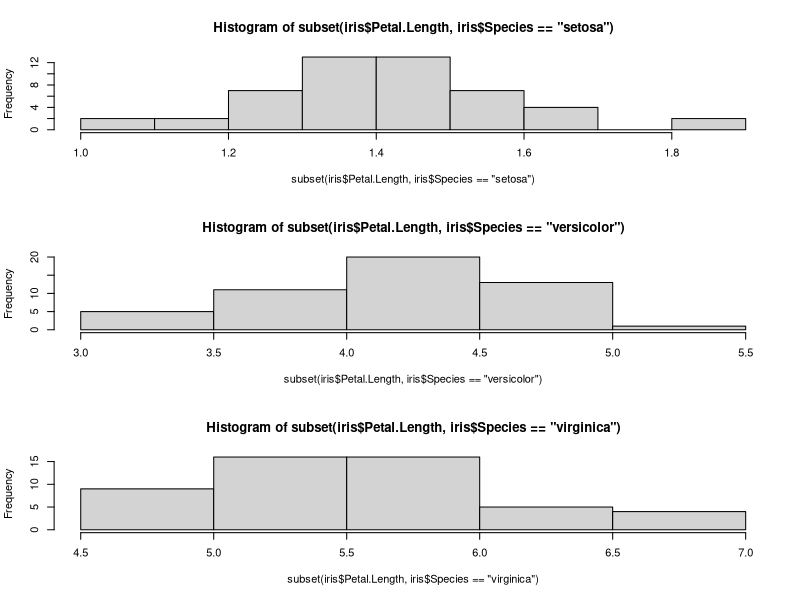
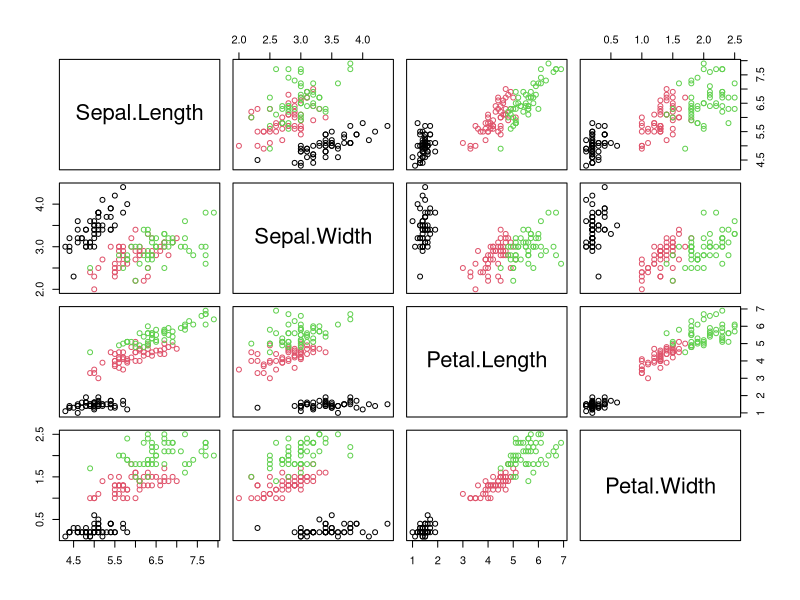

Reproduce these figures in R, in order.
## ---- chunk 1
knitr::opts_chunk$set(echo = TRUE) # Code wird ausgegeben
## ---- chunk 2

### To Do: Als Schleifen machen:

sapply(iris[c(1,2,3,4)], mean)

sapply(iris[c(1,2,3,4)], median)

sapply(iris[c(1,2,3,4)], var)

sapply(iris[c(1,2,3,4)], min)

sapply(iris[c(1,2,3,4)], max)

table(iris$Species)


## ---- chunk 3

sapply(subset(iris[c(1,2,3,4)],iris$Species=="setosa"), mean)
sapply(subset(iris[c(1,2,3,4)],iris$Species=="setosa"), median)
sapply(subset(iris[c(1,2,3,4)],iris$Species=="setosa"), var)
sapply(subset(iris[c(1,2,3,4)],iris$Species=="setosa"), min)
sapply(subset(iris[c(1,2,3,4)],iris$Species=="setosa"), max)

sapply(subset(iris[c(1,2,3,4)],iris$Species=="versicolor"), mean)
sapply(subset(iris[c(1,2,3,4)],iris$Species=="versicolor"), median)
sapply(subset(iris[c(1,2,3,4)],iris$Species=="versicolor"), var)
sapply(subset(iris[c(1,2,3,4)],iris$Species=="versicolor"), min)
sapply(subset(iris[c(1,2,3,4)],iris$Species=="versicolor"), max)

sapply(subset(iris[c(1,2,3,4)],iris$Species=="virginica"), mean)
sapply(subset(iris[c(1,2,3,4)],iris$Species=="virginica"), median)
sapply(subset(iris[c(1,2,3,4)],iris$Species=="virginica"), var)
sapply(subset(iris[c(1,2,3,4)],iris$Species=="virginica"), min)
sapply(subset(iris[c(1,2,3,4)],iris$Species=="virginica"), max)

## ---- chunk 4

#plot
#(data$height, data$weight, col = data$name, pch = 19,
#xlab = "Größe", ylab = "Gewicht")
#legend("bottomright", legend = data$name, col = 1:3, pch = 19)

par(mfrow = c(3, 1))
hist(subset(iris$Petal.Length,iris$Species=="setosa"))
hist(subset(iris$Petal.Length,iris$Species=="versicolor"))
hist(subset(iris$Petal.Length,iris$Species=="virginica"))

## ---- chunk 5

plot(subset(iris[c(1,2,3,4)]), col=iris$Species)

## ---- chunk 6
Geburtstag <- function(Studierende, n = 1000) {
  ns <- local(1000) #Versuchsvektor (Logical)
  xs <- numeric(Studierende) #Geburtstagsvektor
  for (i in 1:n) { ## 1000 Versuche
    for (k in 1:Studierende) { ## Für alle Studierenden:
      x <- sample(1:365, 1) ##Wähle zufällig ein Geburtsdatum
      xs[k] <- x #und befülle den Geburtstagsvektor
    }
    bool <- any(duplicated(xs)) #Trage für den Versuch TRUE oder FALSE ein
    ns[i] <- bool #Befülle den Versuchsvektor
  }
  return(sum(ns, na.rm=TRUE) / n) #Gib Wahrscheinlichkeit bei 1000 Versuchen zurück
}

set.seed(2018) #Damit sich die "random" Ergebnisse wiederholen
Geburtstag(31)
## ---- chunk 7
DiagrammHelper <- function(Studierende) {
  ns <- numeric(Studierende) #Versuchsvektor
  for (i in 1:Studierende) {
    ns[i] <- Geburtstag(i) 
  }
  return(ns)
}
set.seed(2018)
#barplot(DiagrammHelper(100))
  
## ---- chunk 8
piHat <- function(n){
 
   
}
## ---- chunk 9

